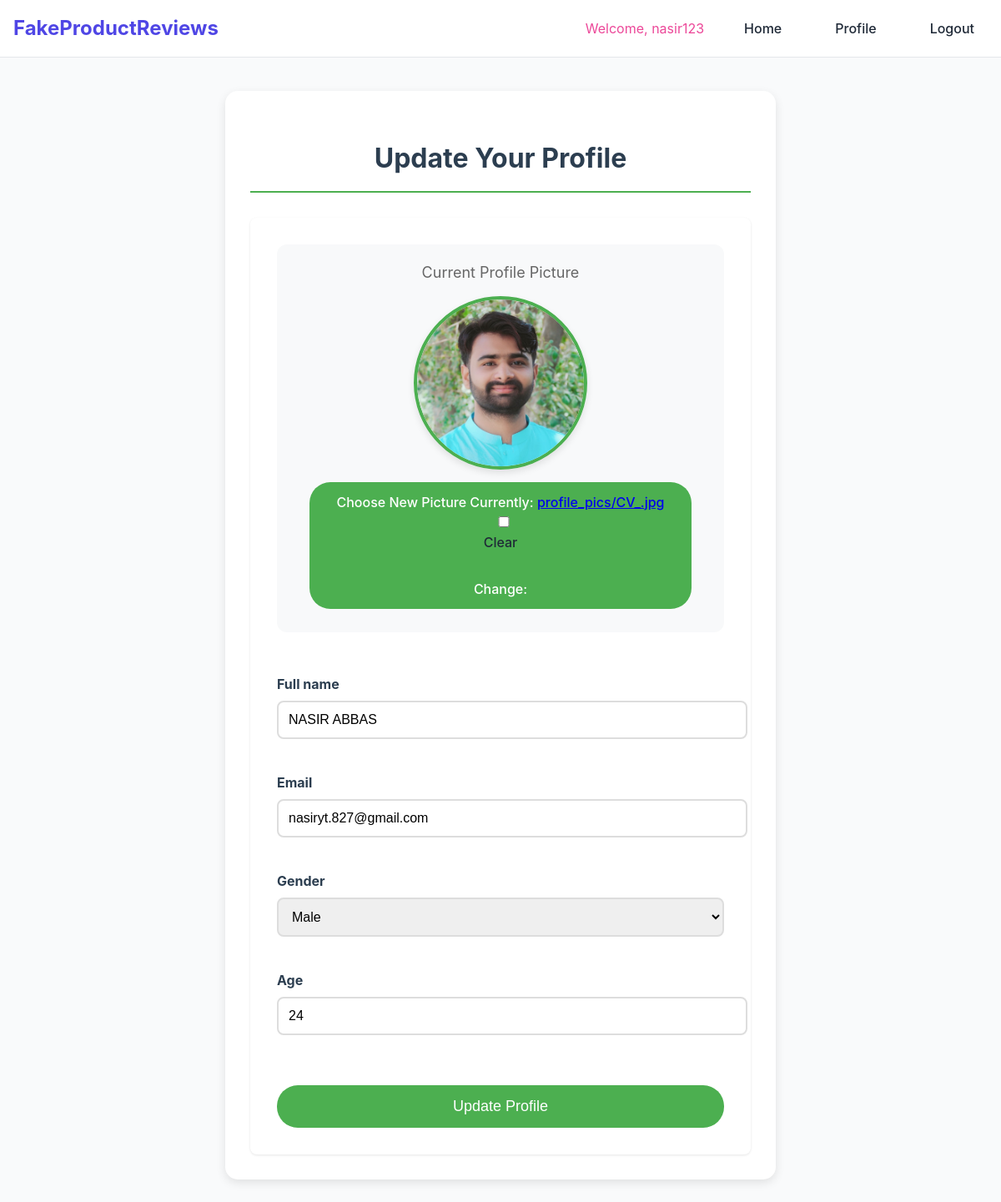
Screenshot of /update_profile/ (signed in) with the database file from the repository.
### myapp/models.py (models this page shows, shortened)
class user_register(models.Model):
    id = models.AutoField(primary_key=True)
    profile_picture = models.ImageField(upload_to='profile_pics/', blank=True, null=True)
    full_name = models.CharField(max_length=255)
    username = models.CharField(max_length=150, unique=True)
    email = models.EmailField(unique=True)
    password = models.CharField(max_length=128)
    GENDER_CHOICES = [
        ('male', 'Male'),
        ('female', 'Female'),
    ]
    gender = models.CharField(max_length=6, choices=GENDER_CHOICES)
    age = models.PositiveIntegerField()

### myapp/views.py (the view)
# urls.py: path('update_profile/', views.update_profile, name='update_profile'),
def update_profile(request):
    username = request.session.get('username')
    if not username:
        return redirect('login')
    user = get_object_or_404(user_register, username=username)
    if request.method == 'POST':
        form = UserUpdateForm(request.POST, request.FILES, instance=user)
        if form.is_valid():
            form.save()
            messages.success(request, 'Profile updated successfully!')
            return redirect('home')
    else:
        form = UserUpdateForm(instance=user)
    return render(request, 'update_profile.html', {'form': form})

### myapp/forms.py
class UserUpdateForm(forms.ModelForm):
    class Meta:
        model = user_register
        fields = ['profile_picture', 'full_name', 'email', 'gender', 'age']

### templates/update_profile.html (shortened to what this page needs)
{% extends "base.html" %}
{% block content %}
<div class="profile-container">
    <h2 class="page-title">Update Your Profile</h2>
    <form method="post" enctype="multipart/form-data" class="update-form">
        {% if form.instance.profile_picture %}
        <div class="profile-picture-section">
            <span class="profile-picture-label">Current Profile Picture</span>
            <img src="{{ form.instance.profile_picture.url }}" alt="Profile Picture" class="profile-picture">
            <div class="file-input-wrapper">
                <label class="file-input-label">
                    Choose New Picture
                    {{ form.profile_picture }}
                </label>
            </div>
        </div>
        {% endif %}
        {% for field in form %}
            {% if field.name != 'profile_picture' %}
            <div class="form-group">
                <label for="{{ field.id_for_label }}">{{ field.label }}</label>
                {{ field }}
            </div>
            {% endif %}
        {% endfor %}
        <button type="submit" class="submit-btn">Update Profile</button>
    </form>
</div>
{% endblock %}

### templates/base.html (shortened to what this page needs)
{% load static %}
<!DOCTYPE html>
<html lang="en">
<head>
</head>
<body>
    <header>
        <div class="nav-container">
            <a href="{% url 'home' %}" class="brand">FakeProductReviews</a>
            <nav>
                <ul>
                    {% if request.session.username %}
                        <li class="user-{% if request.session.gender == 'M' %}male{% else %}female{% endif %}">
                            Welcome, {{ request.session.username }}
                        </li>
                        <li><a href="{% url 'home' %}">Home</a></li>
                        <li><a href="{% url 'update_profile' %}">Profile</a></li>
                        <li><a href="{% url 'logout' %}">Logout</a></li>
                    {% else %}
                        <li><a href="{% url 'login' %}">Login</a></li>
                        <li><a href="{% url 'register' %}">Register</a></li>
                    {% endif %}
                </ul>
            </nav>
        </div>
    </header>
    <main>
        {% block content %}
        {% endblock %}
    </main>
</body>
</html>

### templates/base.html (style rules this page uses)
:root { --primary-color: #4f46e5; --primary-hover: #4338ca; --success-color: #22c55e; --error-color: #ef4444; --warning-color: #f59e0b; --text-dark: #1f2937; --text-light: #6b7280; --background-light: #f9fafb; }
body { font-family: 'Inter', system-ui, -apple-system, sans-serif; margin: 0; padding: 0; background-color: var(--background-light); color: var(--text-dark); line-height: 1.5; }
header { background-color: white; border-bottom: 1px solid #e5e7eb; padding: 1rem 0; position: sticky; top: 0; z-index: 1000; }
.nav-container { max-width: 1200px; margin: 0 auto; padding: 0 1rem; display: flex; justify-content: space-between; align-items: center; }
.brand { font-size: 1.5rem; font-weight: 700; color: var(--primary-color); text-decoration: none; }
nav ul { list-style: none; margin: 0; padding: 0; display: flex; gap: 2rem; align-items: center; }
nav ul li a { color: var(--text-dark); text-decoration: none; font-weight: 500; padding: 0.5rem 1rem; border-radius: 0.375rem; transition: all 0.2s; }
.user-female { color: #ec4899; }
main { max-width: 1200px; margin: 2rem auto; padding: 0 1rem; }
form { background: white; padding: 2rem; border-radius: 0.5rem; box-shadow: 0 1px 3px rgba(0, 0, 0, 0.1); }
.form-group { margin-bottom: 1.5rem; }
label { display: block; margin-bottom: 0.5rem; font-weight: 500; color: var(--text-dark); }
input, textarea, select { width: 100%; padding: 0.75rem; border: 1px solid #e5e7eb; border-radius: 0.375rem; font-size: 1rem; transition: border-color 0.2s; }
button { background-color: var(--primary-color); color: white; padding: 0.75rem 1.5rem; border: none; border-radius: 0.375rem; font-weight: 500; cursor: pointer; transition: background-color 0.2s; }

### templates/update_profile.html (style rules this page uses)
.profile-container { max-width: 600px; margin: 40px auto; padding: 30px; background-color: white; border-radius: 15px; box-shadow: 0 4px 12px rgba(0,0,0,0.1); }
.page-title { color: #2c3e50; text-align: center; font-size: 32px; margin-bottom: 30px; padding-bottom: 15px; border-bottom: 2px solid #4CAF50; }
.profile-picture-section { text-align: center; margin-bottom: 30px; padding: 20px; background-color: #f8f9fa; border-radius: 12px; }
.profile-picture-label { color: #666; font-size: 18px; margin-bottom: 15px; display: block; }
.profile-picture { width: 200px; height: 200px; border-radius: 50%; object-fit: cover; border: 4px solid #4CAF50; box-shadow: 0 4px 8px rgba(0,0,0,0.1); margin: 10px auto; display: block; }
.update-form { display: flex; flex-direction: column; gap: 20px; }
.form-group { margin-bottom: 20px; }
.form-group label { display: block; color: #2c3e50; font-size: 16px; margin-bottom: 8px; font-weight: bold; }
.form-group input, .form-group select { width: 100%; padding: 12px; border: 2px solid #ddd; border-radius: 8px; font-size: 16px; transition: border-color 0.3s ease; }
.file-input-wrapper { position: relative; margin-top: 15px; }
.file-input-label { display: inline-block; padding: 12px 20px; background-color: #4CAF50; color: white; border-radius: 25px; cursor: pointer; transition: background-color 0.3s ease; }
.submit-btn { background-color: #4CAF50; color: white; padding: 15px 30px; border: none; border-radius: 25px; font-size: 18px; cursor: pointer; transition: all 0.3s ease; width: 100%; margin-top: 20px; }

### rows the page displays
user_register: session.username "nasir123", instance.profile_picture (picture), form "NASIR ABBAS" "nasiryt.827@gmail.com" "Male" "24"

### other values shown
{{ field.label }} "Full name" "Email" "Gender" "Age"
